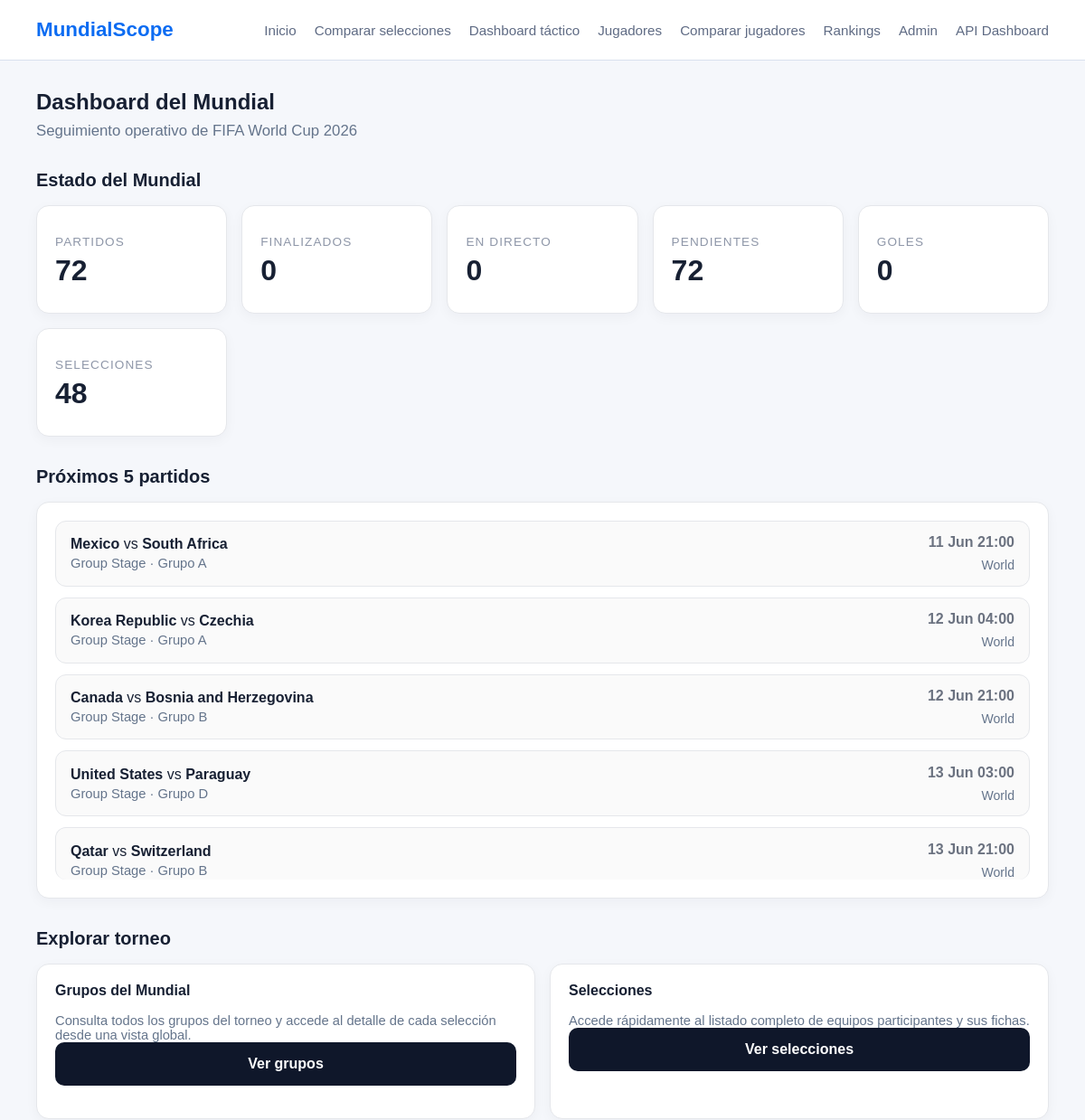
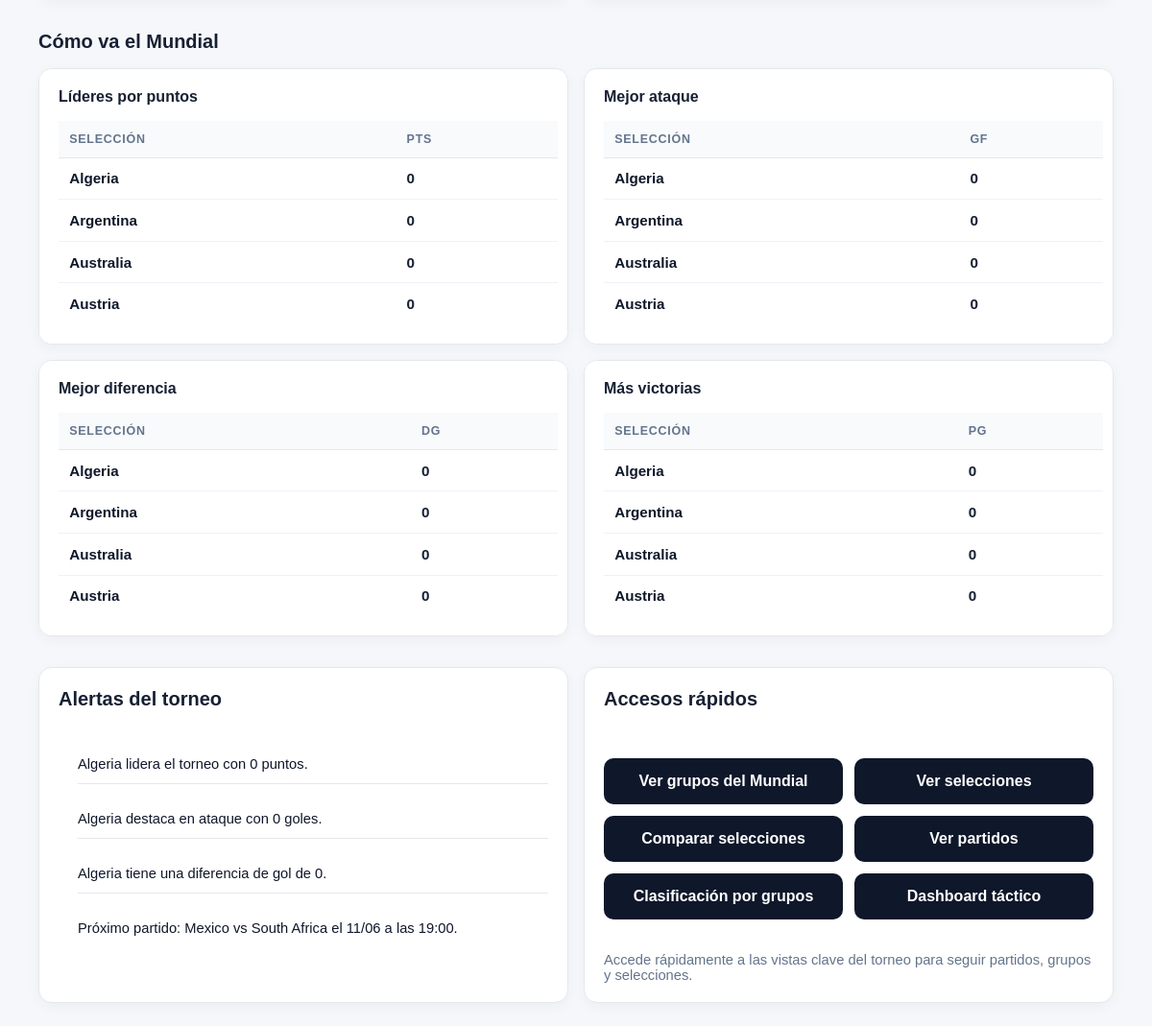
The page / on the database its author committed (2 pictures, top to bottom).
### matches/models.py (models this page shows, shortened)
class Tournament(models.Model):
    class TournamentType(models.TextChoices):
        WORLD_CUP = "world_cup", "World Cup"
        QUALIFIERS = "qualifiers", "Qualifiers"
        FRIENDLY = "friendly", "Friendly"
    name = models.CharField(max_length=150)
    year = models.PositiveIntegerField()
    host_country = models.CharField(max_length=100, blank=True)
    tournament_type = models.CharField(
        max_length=20,
        choices=TournamentType.choices,
        default=TournamentType.WORLD_CUP,
    )
    start_date = models.DateField(null=True, blank=True)
    end_date = models.DateField(null=True, blank=True)
    is_active = models.BooleanField(default=False)
    class Meta:
        ordering = ["-year", "name"]
        unique_together = ("name", "year")

class Match(models.Model):
    class Stage(models.TextChoices):
        GROUP = "group", "Group Stage"
        ROUND_OF_32 = "round_32", "Round of 32"
        ROUND_OF_16 = "round_16", "Round of 16"
        QUARTERFINAL = "quarterfinal", "Quarterfinal"
        SEMIFINAL = "semifinal", "Semifinal"
        THIRD_PLACE = "third_place", "Third Place"
        FINAL = "final", "Final"
    class Status(models.TextChoices):
        SCHEDULED = "scheduled", "Scheduled"
        LIVE = "live", "Live"
        FINISHED = "finished", "Finished"
        POSTPONED = "postponed", "Postponed"
        CANCELLED = "cancelled", "Cancelled"
    tournament = models.ForeignKey(
        "matches.Tournament",
        on_delete=models.CASCADE,
        related_name="matches",
    )
    home_team = models.ForeignKey(
        "teams.Team",
        on_delete=models.CASCADE,
        related_name="home_matches",
    )
    away_team = models.ForeignKey(
        "teams.Team",
        on_delete=models.CASCADE,
        related_name="away_matches",
    )
    stage = models.CharField(max_length=20, choices=Stage.choices)
    group = models.CharField(max_length=1, blank=True)
    match_date = models.DateTimeField()
    stadium = models.CharField(max_length=120, blank=True)
    city = models.CharField(max_length=100, blank=True)
    status = models.CharField(
        max_length=20,
        choices=Status.choices,
        default=Status.SCHEDULED,
    )
    home_score = models.PositiveIntegerField(default=0)
    away_score = models.PositiveIntegerField(default=0)
    external_id = models.CharField(max_length=100, blank=True, null=True, unique=True)
    class Meta:
        ordering = ["match_date"]

### teams/models.py (models this page shows, shortened)
class Team(models.Model):
    class Confederation(models.TextChoices):
        UEFA = "UEFA", "UEFA"
        CONMEBOL = "CONMEBOL", "CONMEBOL"
        CONCACAF = "CONCACAF", "CONCACAF"
        CAF = "CAF", "CAF"
        AFC = "AFC", "AFC"
        OFC = "OFC", "OFC"
    name = models.CharField(max_length=100, unique=True)
    fifa_code = models.CharField(max_length=3, unique=True)
    confederation = models.CharField(max_length=10, choices=Confederation.choices)
    coach = models.CharField(max_length=100, blank=True)
    fifa_ranking = models.PositiveIntegerField(null=True, blank=True)
    group = models.CharField(max_length=1, blank=True)
    primary_color = models.CharField(max_length=7, blank=True)
    secondary_color = models.CharField(max_length=7, blank=True)
    is_active = models.BooleanField(default=True)
    external_id = models.CharField(max_length=100, blank=True, null=True, unique=True)
    class Meta:
        ordering = ["name"]

### core/views.py (the view)
# urls.py: path("", HomePageView.as_view(), name="home"),
class HomePageView(TemplateView):
    template_name = "core/home.html"
    def get_context_data(self, **kwargs):
        context = super().get_context_data(**kwargs)
        context.update(get_dashboard_context())
        return context

### matches/dashboard_services.py (called while the page is built, shortened)
def get_active_world_cup():
    return Tournament.objects.filter(
        tournament_type=Tournament.TournamentType.WORLD_CUP,
        is_active=True,
    ).order_by("-year").first()

def get_upcoming_matches(tournament, limit=5):
    now = timezone.now()
    return Match.objects.filter(
        tournament=tournament,
        match_date__gte=now,
    ).select_related("home_team", "away_team").order_by("match_date")[:limit]

def build_group_tables(tournament):
    matches = Match.objects.filter(
        tournament=tournament,
        status=Match.Status.FINISHED,
        stage=Match.Stage.GROUP,
    ).select_related("home_team", "away_team").order_by("match_date")
    group_data = defaultdict(lambda: defaultdict(lambda: {
        "team": None,
        "played": 0,
        "wins": 0,
        "draws": 0,
        "losses": 0,
        "goals_for": 0,
        "goals_against": 0,
        "goal_difference": 0,
        "points": 0,
    }))
    tables = []
    return tables

def get_trend_rankings(top_teams, limit=4):
    return {
        "top_points": sorted(
            top_teams,
            key=lambda item: (-item["points"], -item["goal_difference"], -item["goals_for"], item["team"].name)
        )[:limit],
        "top_goals_for": sorted(
            top_teams,
            key=lambda item: (-item["goals_for"], -item["points"], item["team"].name)
        )[:limit],
        "top_goal_difference": sorted(
            top_teams,
            key=lambda item: (-item["goal_difference"], -item["points"], item["team"].name)
        )[:limit],
        "top_wins": sorted(
            top_teams,
            key=lambda item: (-item["wins"], -item["points"], item["team"].name)
        )[:limit],
    }

def get_dashboard_context():
    tournament = get_active_world_cup()
    top_teams = get_team_rankings(tournament)
    upcoming_matches = get_upcoming_matches(tournament)
    return {
        "tournament": tournament,
        "kpis": get_dashboard_kpis(tournament),
        "upcoming_matches": upcoming_matches,
        "group_tables": build_group_tables(tournament),
        "top_teams": top_teams[:6],
        "trend_rankings": get_trend_rankings(top_teams),
        "alerts": get_tournament_alerts(tournament, top_teams, upcoming_matches),
    }

### templates/core/home.html (shortened to what this page needs)
{% extends "base.html" %}
{% block content %}
<section class="page-header">
    <h1>Dashboard del Mundial</h1>
    <p class="hero-text">
        {% if tournament %}
            Seguimiento operativo de {{ tournament.name }} {{ tournament.year }}
        {% else %}
            Vista general del torneo
        {% endif %}
    </p>
</section>
{% if tournament %}
    <section class="dashboard-section">
        <div class="section-header">
            <h2>Estado del Mundial</h2>
        </div>
        <section class="kpi-grid">
            <div class="card kpi-card">
                <span class="kpi-label">Partidos</span>
                <strong class="kpi-value">{{ kpis.total_matches }}</strong>
            </div>
            <div class="card kpi-card">
                <span class="kpi-label">Finalizados</span>
                <strong class="kpi-value">{{ kpis.finished_matches }}</strong>
            </div>
            <div class="card kpi-card">
                <span class="kpi-label">En directo</span>
                <strong class="kpi-value">{{ kpis.live_matches }}</strong>
            </div>
            <div class="card kpi-card">
                <span class="kpi-label">Pendientes</span>
                <strong class="kpi-value">{{ kpis.scheduled_matches }}</strong>
            </div>
            <div class="card kpi-card">
                <span class="kpi-label">Goles</span>
                <strong class="kpi-value">{{ kpis.total_goals }}</strong>
            </div>
            <div class="card kpi-card">
                <span class="kpi-label">Selecciones</span>
                <strong class="kpi-value">{{ kpis.total_teams }}</strong>
            </div>
        </section>
    </section>
    <section class="dashboard-section">
        <div class="section-header">
            <h2>Próximos 5 partidos</h2>
        </div>
        <article class="card">
            {% if upcoming_matches %}
                <div class="match-list">
                    {% for match in upcoming_matches %}
                        <a class="match-row" href="{% url 'matches:match-page-detail' match.pk %}">
                            <div>
                                <strong>{{ match.home_team.name }}</strong> vs <strong>{{ match.away_team.name }}</strong>
                                <p>{{ match.get_stage_display }}{% if match.group %} · Grupo {{ match.group }}{% endif %}</p>
                            </div>
                            <div class="match-meta">
                                <strong>{{ match.match_date|date:"d M H:i" }}</strong>
                                <span>{{ match.city|default:"Sede por confirmar" }}</span>
                            </div>
                        </a>
                    {% endfor %}
                </div>
            {% else %}
                <p>No hay próximos partidos disponibles.</p>
            {% endif %}
        </article>
    </section>
    <section class="dashboard-section">
        <div class="section-header">
            <h2>Explorar torneo</h2>
        </div>
        <div class="content-grid">
            <article class="card">
                <h3>Grupos del Mundial</h3>
                <p class="helper-text">
                    Consulta todos los grupos del torneo y accede al detalle de cada selección desde una vista global.
                </p>
                <div class="quick-links">
                    <a class="quick-link" href="{% url 'core:groups' %}">Ver grupos</a>
                </div>
            </article>
            <article class="card">
                <h3>Selecciones</h3>
                <p class="helper-text">
                    Accede rápidamente al listado completo de equipos participantes y sus fichas.
                </p>
                <div class="quick-links">
                    <a class="quick-link" href="{% url 'teams:team-list' %}">Ver selecciones</a>
                </div>
            </article>
        </div>
    </section>
    <section class="dashboard-section">
        <div class="section-header">
            <h2>Cómo va el Mundial</h2>
        </div>
        <div class="content-grid dashboard-trends-grid">
            <article class="card">
                <h3>Líderes por puntos</h3>
                <table class="standings-table">
                    <thead>
                        <tr>
                            <th>Selección</th>
                            <th>Pts</th>
                        </tr>
                    </thead>
                    <tbody>
                        {% for row in trend_rankings.top_points %}
                            <tr>
                                <td><a href="{% url 'teams:team-detail' row.team.pk %}">{{ row.team.name }}</a></td>
                                <td><strong>{{ row.points }}</strong></td>
                            </tr>
                        {% empty %}
                            <tr><td colspan="2">Sin datos.</td></tr>
                        {% endfor %}
                    </tbody>
                </table>
            </article>
            <article class="card">
                <h3>Mejor ataque</h3>
                <table class="standings-table">
                    <thead>
                        <tr>
                            <th>Selección</th>
                            <th>GF</th>
                        </tr>
                    </thead>
                    <tbody>
                        {% for row in trend_rankings.top_goals_for %}
                            <tr>
                                <td><a href="{% url 'teams:team-detail' row.team.pk %}">{{ row.team.name }}</a></td>
                                <td><strong>{{ row.goals_for }}</strong></td>
                            </tr>
                        {% empty %}
                            <tr><td colspan="2">Sin datos.</td></tr>
                        {% endfor %}
                    </tbody>
                </table>
            </article>
            <article class="card">
                <h3>Mejor diferencia</h3>
                <table class="standings-table">
                    <thead>
                        <tr>
                            <th>Selección</th>
                            <th>DG</th>
                        </tr>
                    </thead>
                    <tbody>
                        {% for row in trend_rankings.top_goal_difference %}
                            <tr>
                                <td><a href="{% url 'teams:team-detail' row.team.pk %}">{{ row.team.name }}</a></td>
                                <td><strong>{{ row.goal_difference }}</strong></td>
                            </tr>
                        {% empty %}
                            <tr><td colspan="2">Sin datos.</td></tr>
                        {% endfor %}
                    </tbody>
                </table>
            </article>
            <article class="card">
                <h3>Más victorias</h3>
                <table class="standings-table">
                    <thead>
                        <tr>
                            <th>Selección</th>
                            <th>PG</th>
                        </tr>
                    </thead>
                    <tbody>
                        {% for row in trend_rankings.top_wins %}
                            <tr>
                                <td><a href="{% url 'teams:team-detail' row.team.pk %}">{{ row.team.name }}</a></td>
                                <td><strong>{{ row.wins }}</strong></td>
                            </tr>
                        {% empty %}
                            <tr><td colspan="2">Sin datos.</td></tr>
                        {% endfor %}
                    </tbody>
                </table>
            </article>
        </div>
    </section>
    <section class="content-grid dashboard-secondary-grid">
        <article class="card">
            <div class="section-header">
                <h2>Alertas del torneo</h2>
            </div>
            {% if alerts %}
                <ul class="team-list">
                    {% for alert in alerts %}
                        <li><span>{{ alert }}</span></li>
                    {% endfor %}
                </ul>
            {% else %}
                <p>Sin alertas relevantes por ahora.</p>
            {% endif %}
        </article>
        <article class="card quick-links-card">
            <div class="section-header">
                <h2>Accesos rápidos</h2>
            </div>
            <div class="quick-links">
                <a class="quick-link" href="{% url 'core:groups' %}">Ver grupos del Mundial</a>
                <a class="quick-link" href="{% url 'teams:team-list' %}">Ver selecciones</a>
                <a class="quick-link" href="{% url 'teams:team-compare' %}">Comparar selecciones</a>
                <a class="quick-link" href="{% url 'matches:match-page-list' %}">Ver partidos</a>
                <a class="quick-link" href="{% url 'matches:group-standings' %}">Clasificación por grupos</a>
                <a class="quick-link" href="{% url 'matches:tactical-dashboard' %}">Dashboard táctico</a>
            </div>
            <p class="helper-text">
                Accede rápidamente a las vistas clave del torneo para seguir partidos, grupos y selecciones.
            </p>
        </article>
    </section>
{% else %}
    <section class="card">
        <p>No hay un Mundial activo configurado en este momento.</p>
    </section>
{% endif %}
{% endblock %}

### rows shown on the page
Tournament: name "FIFA World Cup", year "2026"
Match: home_team.name "Mexico", away_team.name "South Africa", stage "Group Stage", group "A", match_date "11 Jun 21:00", city "World"
Match: home_team.name "Korea Republic", away_team.name "Czechia", stage "Group Stage", group "A", match_date "12 Jun 04:00", city "World"
Match: home_team.name "Canada", away_team.name "Bosnia and Herzegovina", stage "Group Stage", group "B", match_date "12 Jun 21:00", city "World"
Match: home_team.name "United States", away_team.name "Paraguay", stage "Group Stage", group "D", match_date "13 Jun 03:00", city "World"
Match: home_team.name "Qatar", away_team.name "Switzerland", stage "Group Stage", group "B", match_date "13 Jun 21:00", city "World"
Team: team.name "Algeria", points "0", goals_for "0", goal_difference "0", wins "0"
Team: team.name "Argentina", points "0", goals_for "0", goal_difference "0", wins "0"
Team: team.name "Australia", points "0", goals_for "0", goal_difference "0", wins "0"
Team: team.name "Austria", points "0", goals_for "0", goal_difference "0", wins "0"

### other values the page prints
{{ kpis.total_matches }} "72"
{{ kpis.finished_matches }} "0"
{{ kpis.live_matches }} "0"
{{ kpis.scheduled_matches }} "72"
{{ kpis.total_goals }} "0"
{{ kpis.total_teams }} "48"
{{ alert }} "Algeria lidera el torneo con 0 puntos." "Algeria destaca en ataque con 0 goles." "Algeria tiene una diferencia de gol de 0." "Próximo partido: Mexico vs South Africa el 11/06 a las 19:00."
